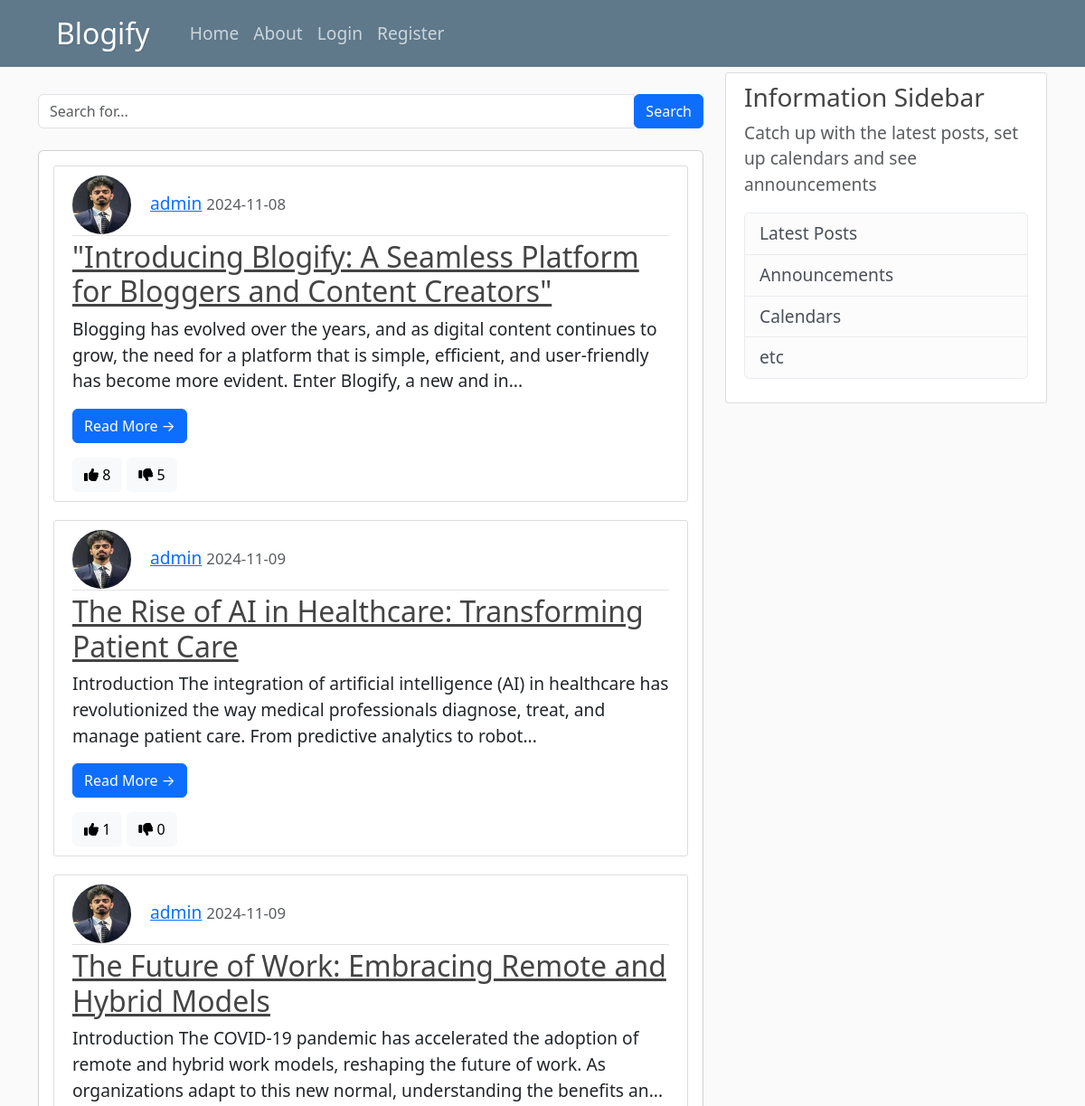
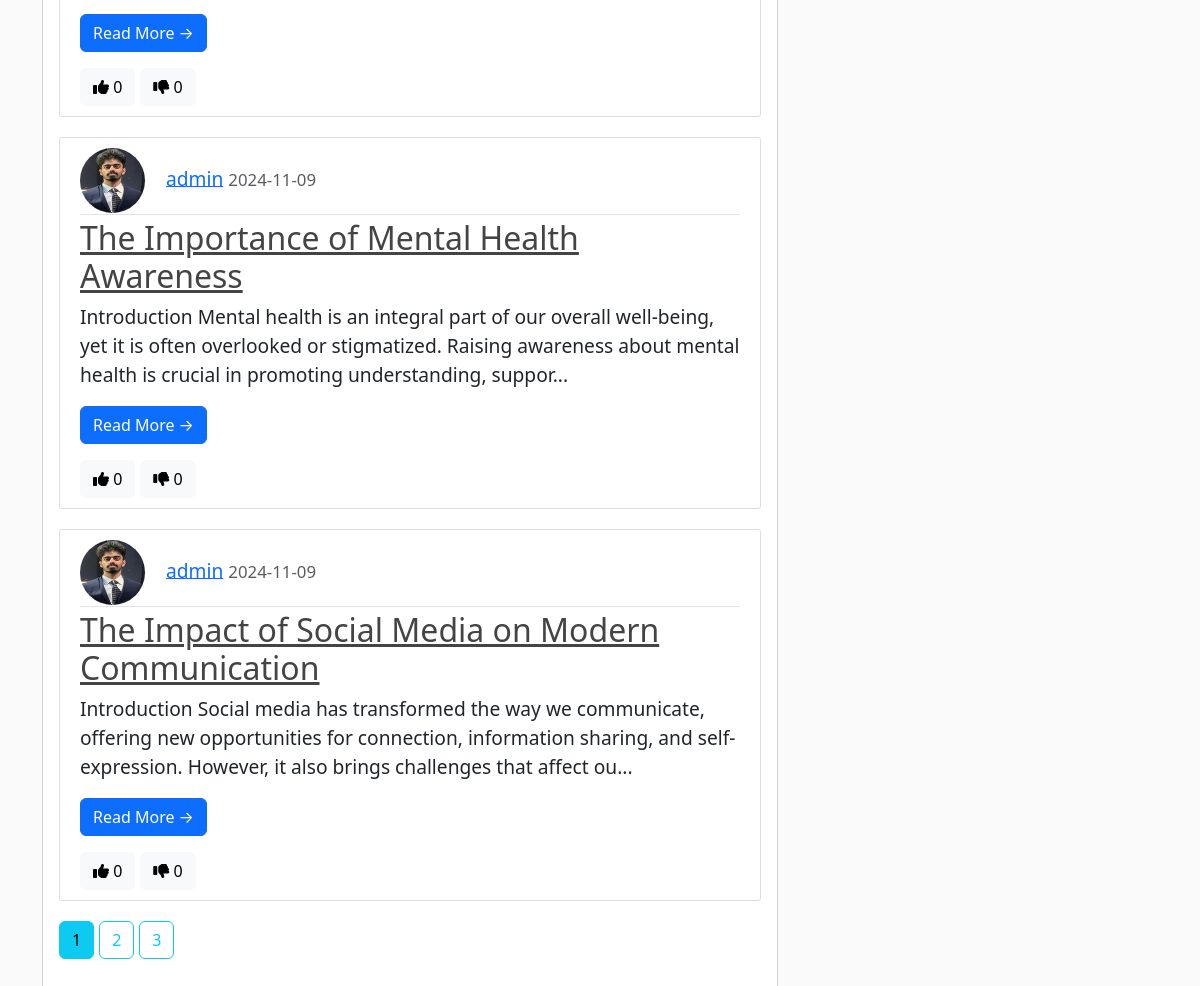
Screenshot of /search with the database file from the repository (2 pictures, top to bottom).
### blogify/models.py (models this page shows, shortened)
class Post(db.Model):
    id = db.Column(db.Integer, primary_key=True)
    title = db.Column(db.String(150), nullable=False)
    date_posted = db.Column(db.DateTime, nullable=False, default=datetime.utcnow)
    content = db.Column(db.Text, nullable=False)
    user_id = db.Column(db.Integer, db.ForeignKey('user.id'), nullable=False)
    likes_count = db.Column(db.Integer, default=0)     # Likes counter
    dislikes_count = db.Column(db.Integer, default=0)  # Dislikes counter

class User(db.Model, UserMixin):
    id = db.Column(db.Integer, primary_key=True)
    username = db.Column(db.String(20), nullable=False, unique=True)
    email = db.Column(db.String(120), nullable=False, unique=True)
    profile_pic = db.Column(db.String(20), nullable=False, default='default.jpg')
    password = db.Column(db.String(60), nullable=False)
    posts = db.relationship('Post', backref='author', lazy=True)

### blogify/routes.py (the view)
@app.route("/search")
def search():
    query = request.args.get('query')
    page = request.args.get('page', 1, type=int)
    if query:
        posts = Post.query.filter(Post.title.contains(query) | Post.content.contains(query)).paginate(page=page, per_page=5)
    else:
        posts = Post.query.paginate(page=page, per_page=5)
    return render_template('home.html', posts=posts)

### blogify/templates/home.html (shortened to what this page needs)
{% extends "layout.html" %}
{% block content %}
    <div class="row my-4">
        <div class="col-md-12">
            <form action="{{ url_for('search') }}" method="GET" class="input-group">
                <input type="text" name="query" class="form-control" placeholder="Search for...">
                <span class="input-group-append">
                    <button class="btn btn-primary" type="submit">Search</button>
                </span>
            </form>
        </div>
    </div>
    <div class="card">
        <div class="card-body">
            {% for post in posts.items %}
            <article class="media content-section">
                <div class="media-body">
                    <div class="article-metadata">
                        {% if post.author.profile_pic %}
                            <img class="rounded-circle article-img" src="{{ url_for('static', filename='profile_pics/' + post.author.profile_pic) }}">
                        {% endif %}
                        <a class="mr-2" href="{{ url_for('user_posts', username=post.author.username) }}">{{ post.author.username }}</a>
                        <small class="text-muted">{{ post.date_posted.strftime("%Y-%m-%d") }}</small>
                    </div>
                    <h2><a class="article-title" href="{{ url_for('post', post_id=post.id) }}">{{ post.title }}</a></h2>
                    <p class="article-content">{{ post.content[:200] }}...</p>
                    <a href="{{ url_for('post', post_id=post.id) }}" class="btn btn-primary">Read More &rarr;</a>
                    <div class="reaction-buttons mt-3">
                        <button id="like-button-{{ post.id }}" onclick="toggleReaction('like', {{ post.id }})" class="btn btn-light {% if post.user_reaction == 'like' %}btn-primary{% endif %}">
                            <i class="fas fa-thumbs-up"></i> <span id="like-count-{{ post.id }}">{{ post.likes_count }}</span>
                        </button>
                        <button id="dislike-button-{{ post.id }}" onclick="toggleReaction('dislike', {{ post.id }})" class="btn btn-light {% if post.user_reaction == 'dislike' %}btn-danger{% endif %}">
                            <i class="fas fa-thumbs-down"></i> <span id="dislike-count-{{ post.id }}">{{ post.dislikes_count }}</span>
                        </button>
                    </div>
                </div>
            </article>
            {% endfor %}
            {% for page_num in posts.iter_pages(left_edge=1, right_edge=1, left_current=1, right_current=2) %}
                {% if page_num %}
                    {% if posts.page == page_num %}
                        <a class="btn btn-info mb-4" href="{{ url_for('home', page=page_num) }}">{{ page_num }}</a>
                    {% else %}
                    <a class="btn btn-outline-info mb-4" href="{{ url_for('home', page=page_num) }}">{{ page_num }}</a>
                    {% endif %}
                {% else %}
                    ...
                {% endif %}
            {% endfor %}
        </div>
    </div>
{% endblock content %}

### blogify/static/main.css (style rules this page uses)
body { background: #fafafa; color: #333333; margin-top: 5rem; font-size: larger; }
h1, h2, h3, h4, h5, h6 { color: #444444; }
.content-section { background: #ffffff; padding: 10px 20px; border: 1px solid #dddddd; border-radius: 3px; margin-bottom: 20px; }
.article-title { color: #444444; }
.article-content { white-space: pre-line; }
.article-img { height: 65px; width: 65px; margin-right: 16px; }
.article-metadata { padding-bottom: 1px; margin-bottom: 4px; border-bottom: 1px solid #e3e3e3 }

### rows the page displays
Post: profile_pic (picture), author.username "admin", date_posted "2024-11-08", title "\"Introducing Blogify: A Seamless Platform for Bloggers and Content Creators\"", content "Blogging has evolved over the years, and as digital content continues to grow, the need for a platform that is simple, efficient, and user-friendly has become more evident. Enter Blogify, a new and in", likes_count "8", dislikes_count "5"
Post: profile_pic (picture), author.username "admin", date_posted "2024-11-09", title "The Rise of AI in Healthcare: Transforming Patient Care", content "Introduction The integration of artificial intelligence (AI) in healthcare has revolutionized the way medical professionals diagnose, treat, and manage patient care. From predictive analytics to robot", likes_count "1", dislikes_count "0"
Post: profile_pic (picture), author.username "admin", date_posted "2024-11-09", title "The Future of Work: Embracing Remote and Hybrid Models", content "Introduction The COVID-19 pandemic has accelerated the adoption of remote and hybrid work models, reshaping the future of work. As organizations adapt to this new normal, understanding the benefits an", likes_count "0", dislikes_count "0"
Post: profile_pic (picture), author.username "admin", date_posted "2024-11-09", title "The Importance of Mental Health Awareness", content "Introduction Mental health is an integral part of our overall well-being, yet it is often overlooked or stigmatized. Raising awareness about mental health is crucial in promoting understanding, suppor", likes_count "0", dislikes_count "0"
Post: profile_pic (picture), author.username "admin", date_posted "2024-11-09", title "The Impact of Social Media on Modern Communication", content "Introduction Social media has transformed the way we communicate, offering new opportunities for connection, information sharing, and self-expression. However, it also brings challenges that affect ou", likes_count "0", dislikes_count "0"

### other values shown
{{ page_num }} "1"
{{ page_num }} "2" "3"
